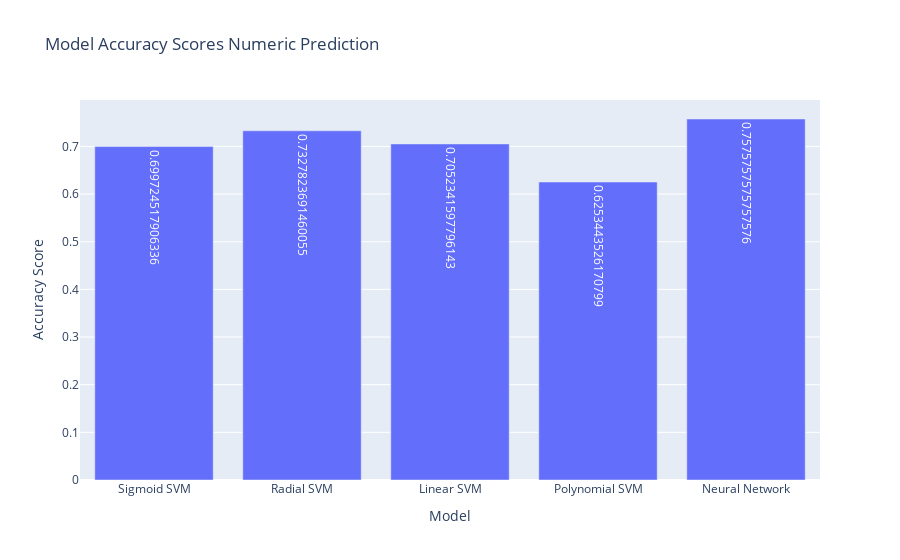

Write notebook code for a chart like this one.
### Code cell
fig = go.Figure() 
model_names = ['Sigmoid SVM', 'Radial SVM', 'Linear SVM', 'Polynomial SVM', 'Neural Network']

model_accuracy = [sigmoid_score, rbf_score, lin_score, poly_score, tf_score]

fig.add_trace(go.Bar(x = model_names, 
                    y = model_accuracy, 
                    text = model_accuracy, 
                    textposition = 'auto'))
fig.update_layout(title = 'Model Accuracy Scores Numeric Prediction')

fig.update_yaxes(title_text = 'Accuracy Score') 
fig.update_xaxes(title_text = "Model")
fig.show()

### Figure 1 — Plotly figure (JSON) as saved in the notebook; plotly's stock layout.template omitted (floating-point values rounded to 4 significant figures)
{"data": [{"text": ["0.699724517906336", "0.7327823691460055", "0.7052341597796143", "0.6253443526170799", "0.7575757575757576"], "textposition": "auto", "type": "bar", "x": ["Sigmoid SVM", "Radial SVM", "Linear SVM", "Polynomial SVM", "Neural Network"], "y": [0.6997, 0.7328, 0.7052, 0.6253, 0.7576]}], "layout": {"title": {"text": "Model Accuracy Scores Numeric Prediction"}, "xaxis": {"title": {"text": "Model"}}, "yaxis": {"title": {"text": "Accuracy Score"}}}}
